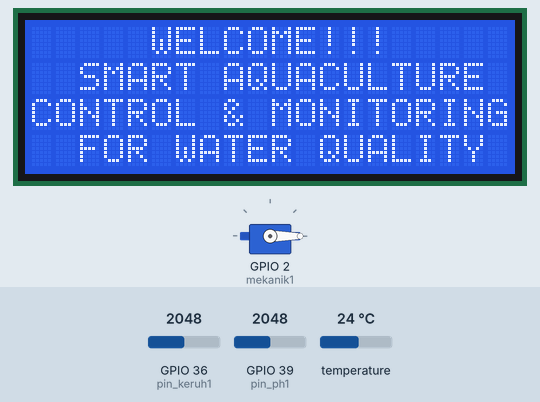
Recording of a sketch running on a simulated ESP32. On the bench: 20×4 character LCD, servo. The inputs (shaded band) are chosen by the test bench; at power-on: temperature 24 °C, GPIO 36 (pin_keruh1) = 2048, GPIO 39 (pin_ph1) = 2048. WiFi joins after 1.5 s; servers stay silent unless stated; the local clock reads 2024-03-15 10:24:30 at power-on unless the sketch sets it; what the sketch prints to the serial monitor is not drawn.

Above: at 2.5 s.
At 6.6 s:
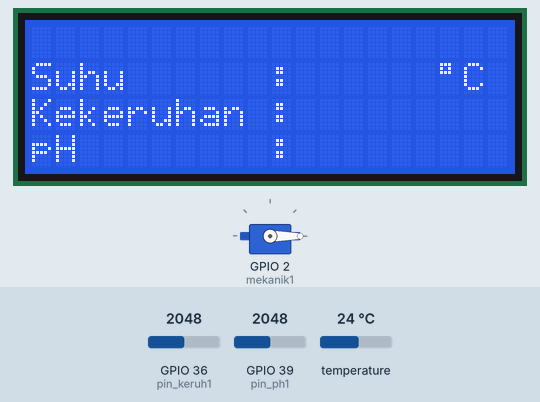
6.7 s: temperature set to 12 °C
At 8.4 s:
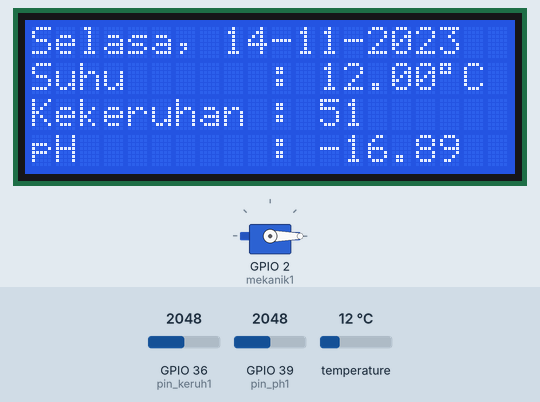
9.1 s: GPIO 36 (pin_keruh1) set to 2866
12.3 s: GPIO 39 (pin_ph1) set to 2866
At 13.5 s:
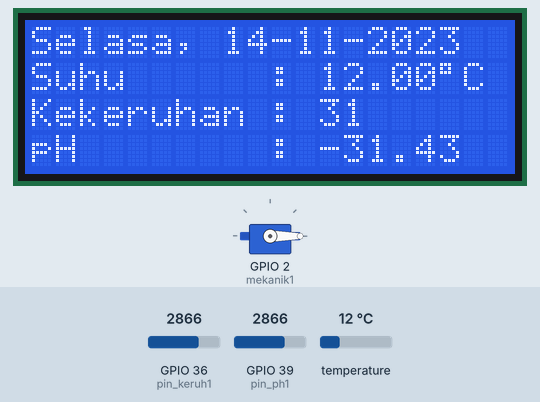
14.7 s: temperature set to 19 °C
17.7 s: GPIO 36 (pin_keruh1) set to 3603
At 18.5 s:
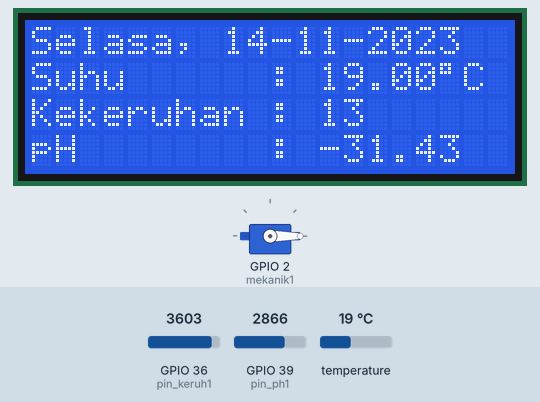
20.1 s: GPIO 39 (pin_ph1) set to 3603
At 22.3 s:
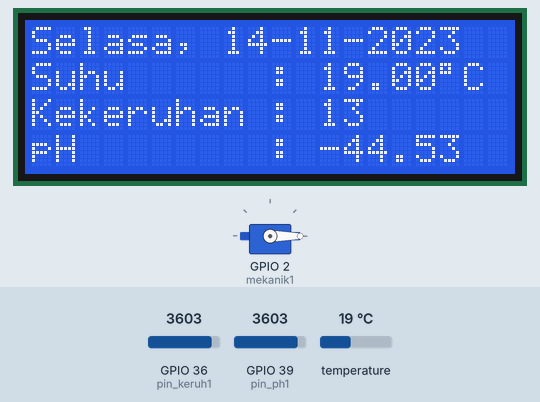
Timing chart, 0 to 23.8 s (numbered marks = the images above; inputs shaded):
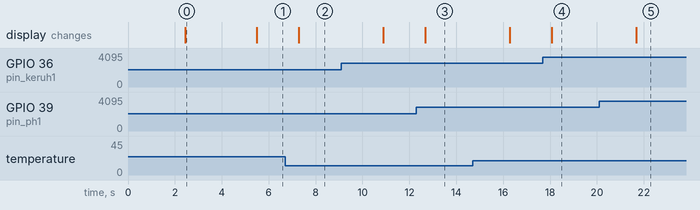

The sketch:

test_ph.ino
```cpp
#include <Wire.h>
#include <LiquidCrystal_I2C.h>
#include "RTClib.h"
#include <ESP32Servo.h>
#include <OneWire.h>
#include <DallasTemperature.h>
#include <WiFi.h>
#include <WiFiClient.h>
#include <BlynkSimpleEsp32.h>
#define BLYNK_PRINT Serial

LiquidCrystal_I2C lcd(0x27, 20, 4);

char auth[] = "4GQPj-DQPFGC2JUo5N5R2Je2Gu9vbk8T";  //Enter your Blynk Auth token
char ssid[] = "Kos Biru";  //Enter your WIFI SSID
char pass[] = "Bagyo123";  //Enter your WIFI Password

// RTC DS3231
RTC_DS3231 rtc;

char dataHari[7][12] = {"Minggu", "Senin", "Selasa", "Rabu", "Kamis", "Jumat", "Sabtu"};
String hari;
int tanggal, bulan, tahun, jam, menit, detik;

// Servo
Servo mekanik1;

// Sensor Suhu DS18B20
#define ONE_WIRE_BUS1 5

// Inisialisasi objek OneWire dan DallasTemperature
OneWire oneWire1(ONE_WIRE_BUS1);
DallasTemperature sensorSuhu1(&oneWire1);

float suhukolam1;

// Sensor Turbidity SEN0189
const int pin_keruh1 = 36;

int nilai_analog_keruh1;
int kolam1;
int keruhkolam1;

// Sensor pH PH4502C
const int pin_ph1 = 39;

int nilai_analog_ph1;
float ph_step1;
float Ph_Kolam1;
double TeganganPh1;

//kalibrasi sensor Ph
float ph4_1 = 4.10;
float ph4_2 = 3.46;
float ph7_1 = 3.44;
float ph7_2 = 2.80;

void setup() {
  // put your setup code here, to run once:
  Serial.begin(9600);

   WiFi.begin(ssid, pass); // Ganti dengan nama dan kata sandi WiFi Anda
  while (WiFi.status() != WL_CONNECTED) {
    delay(1000);
    Serial.println("Connecting to WiFi...");
  }
  Serial.println("Connected to WiFi");

  Blynk.begin(auth, ssid, pass, "blynk.cloud", 80);

  // Sensor
  sensorSuhu1.begin();
  pinMode(pin_keruh1, INPUT);
  pinMode(pin_ph1, INPUT);

  Wire.begin(21, 22);
  lcd.init();
  lcd.backlight();

  if (! rtc.begin()) {
    Serial.println("RTC Tidak Ditemukan");
    Serial.flush();
    abort();
  }

  rtc.adjust(DateTime(F(__DATE__), F(__TIME__)));

  // Aktuator
  mekanik1.attach(2); // Hubungkan servo ke pin D2 pada ESP32
  mekanik1.write(0);

  lcd.setCursor(5, 0);
  lcd.print("WELCOME!!!");
  lcd.setCursor(2, 1);
  lcd.print("SMART AQUACULTURE");
  lcd.setCursor(0, 2);
  lcd.print("CONTROL & MONITORING");
  lcd.setCursor(2, 3);
  lcd.print("FOR WATER QUALITY");
  delay(3000);
  lcd.clear();

  lcd.setCursor(0, 1);
  lcd.print("Suhu      :  ");
  lcd.setCursor (17, 1);
  lcd.print ((char)223);
  lcd.print ("C");
  lcd.setCursor(0, 2);
  lcd.print("Kekeruhan : ");
  lcd.setCursor(0, 3);
  lcd.print("pH        :   ");
}

void loop() {
  // put your main code here, to run repeatedly.
  Blynk.run();//Run the Blynk library

  bacartc();

  if (jam == 19 && menit == 54 && detik == 30) {
    servoputar(10);
  }

  if (jam == 19 && menit == 55 && detik == 30) {
    servoputar(10);
  }

  suhukolam1 = bacasuhu1();
  Blynk.virtualWrite(V0, suhukolam1);

  keruhkolam1 = bacakeruh1();
  Blynk.virtualWrite(V1, keruhkolam1);

  Ph_Kolam1 = bacapH1();
  Blynk.virtualWrite(V2, Ph_Kolam1);

  lcd.setCursor(0, 0);
  lcd.print(String() + hari + ", " + tanggal + "-" + bulan + "-" + tahun);
  lcd.setCursor(12, 1);
  lcd.print (suhukolam1);
  lcd.setCursor(12, 2);
  lcd.print(keruhkolam1);
  lcd.setCursor(12, 3);
  lcd.print(Ph_Kolam1);
}

float bacasuhu1() {
  sensorSuhu1.requestTemperatures();
  float suhu1 = sensorSuhu1.getTempCByIndex(0);
  return suhu1;

  Blynk.virtualWrite(V0, suhukolam1);
}

int bacakeruh1() {
  nilai_analog_keruh1 = analogRead(pin_keruh1) / 4;
  kolam1 = map(nilai_analog_keruh1, 0, 1023, 100, 1);
  return kolam1;
}

float bacapH1() {
  nilai_analog_ph1 = analogRead(pin_ph1);
  TeganganPh1 = 5 / 1023.0 * nilai_analog_ph1;

  ph_step1 = (ph4_1 - ph7_1) / 2.4;
  float Ph1 = 7 + ((ph7_1 - TeganganPh1) / ph_step1);
  return Ph1;
}

void bacartc() {
  DateTime now = rtc.now();
  hari    = dataHari[now.dayOfTheWeek()];
  tanggal = now.day(), DEC;
  bulan   = now.month(), DEC;
  tahun   = now.year(), DEC;
  jam     = now.hour(), DEC;
  menit   = now.minute(), DEC;
  detik   = now.second(), DEC;

  Serial.println(String() + hari + ", " + tanggal + "-" + bulan + "-" + tahun);
  Serial.println(String() + jam + ":" + menit + ":" + detik);
  delay(1000);
}

void servoputar(int jumlah) {
  for (int i = 1; i <= jumlah; i++) {
    mekanik1.write(180);
    delay(100);
    mekanik1.write(0);
    delay(100);
  }
}
```

Measured:
- after the input at 6.7 s, the display: changes after 0.59 s (image 2)
- after the input at 12.3 s, the display: changes after 0.38 s (image 3)
- after the input at 17.7 s, the display: changes after 0.37 s (image 4)
- after the input at 20.1 s, the display: changes after 1.6 s (image 5)
- what the display in image 0 shows lasts 3.1 s, from 2.4 s to 5.5 s
